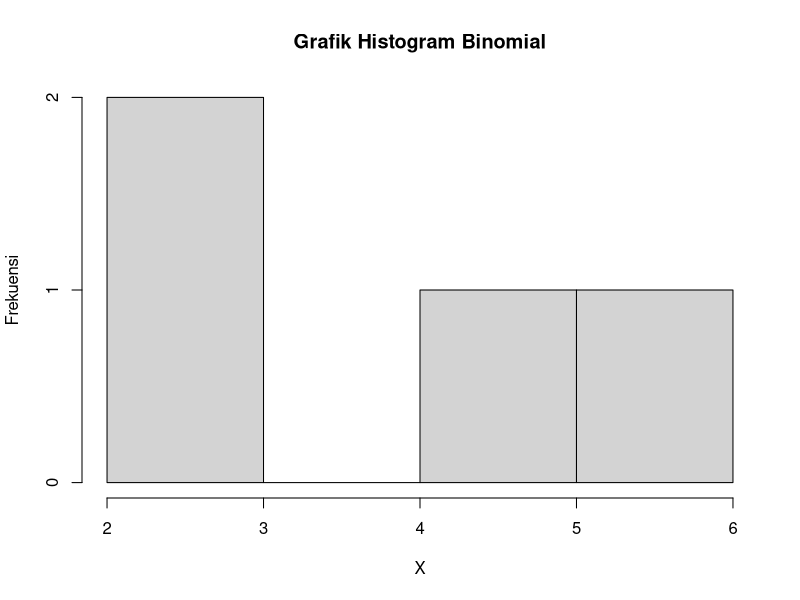

Here is the R script that generated this plot:
n=20 
p=0.2 

#A
x=4 
peluang=dbinom(x,n,p) 
peluang

#B
hist(rbinom(x,n,p),xlab="X",ylab="Frekuensi",main="Grafik Histogram Binomial") 

#C
mean=n*p #nilai rataan
mean
var=n*p*(1-p) #nilai variansi
var

